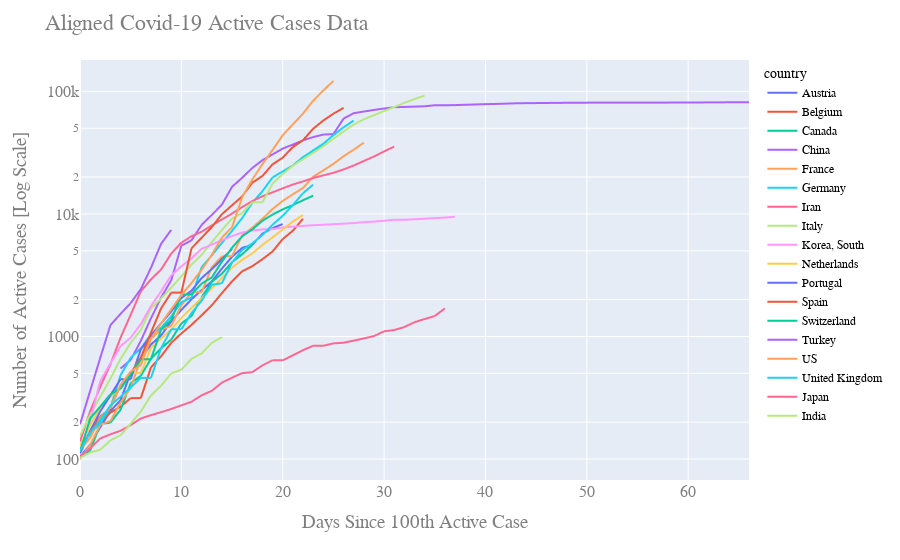

This figure's notebook cell:
### Code cell
figlog = px.line(dfmelt, x=dfmelt.index, y="cases", color='country',log_y=True)
figlog.update_layout(
    title="Aligned Covid-19 Active Cases Data",
    xaxis_title="Days Since 100th Active Case",
    yaxis_title="Number of Active Cases [Log Scale]",
    font=dict(
        family="Courier New, monospace",
        size=16,
        color="#7f7f7f"
    ),
    legend=dict(
        font=dict(
            family="sans-serif",
            size=12,
            color="black"
        )
    )
)
figlog.show()
figlog.write_html("infections_logscal.html")

### Figure 1 — Plotly figure (JSON) as saved in the notebook; plotly's stock layout.template omitted (floating-point values rounded to 4 significant figures)
{"data": [{"hoverlabel": {"namelength": 0}, "hovertemplate": "country=Austria<br>x=%{x}<br>cases=%{y}", "legendgroup": "Austria", "line": {"color": "#636efa", "dash": "solid"}, "mode": "lines", "name": "Austria", "showlegend": true, "type": "scattergl", "x": [0, 1, 2, 3, 4, 5, 6, 7, 8, 9, 10, 11, 12, 13, 14, 15, 16, 17, 18, 19, 20, 21, 22, 23, 24, 25, 26, 27, 28, 29, 30, 31, 32, 33, 34, 35, 36, 37, 38, 39, 40, 41, 42, 43, 44, 45, 46, 47, 48, 49, 50, 51, 52, 53, 54, 55, 56, 57, 58, 59, 60, 61, 62, 63, 64, 65, 66], "xaxis": "x", "y": [104, 131, 182, 246, 302, 504, 655, 860, 1018, 1332, 1646, 2013, 2388, 2814, 3582, 4474, 5283, 5588, 6909, 7657, 8271, null, null, null, null, null, null, null, null, null, null, null, null, null, null, null, null, null, null, null, null, null, null, null, null, null, null, null, null, null, null, null, null, null, null, null, null, null, null, null, null, null, null, null, null, null, null], "yaxis": "y"}, {"hoverlabel": {"namelength": 0}, "hovertemplate": "country=Belgium<br>x=%{x}<br>cases=%{y}", "legendgroup": "Belgium", "line": {"color": "#EF553B", "dash": "solid"}, "mode": "lines", "name": "Belgium", "showlegend": true, "type": "scattergl", "x": [0, 1, 2, 3, 4, 5, 6, 7, 8, 9, 10, 11, 12, 13, 14, 15, 16, 17, 18, 19, 20, 21, 22, 23, 24, 25, 26, 27, 28, 29, 30, 31, 32, 33, 34, 35, 36, 37, 38, 39, 40, 41, 42, 43, 44, 45, 46, 47, 48, 49, 50, 51, 52, 53, 54, 55, 56, 57, 58, 59, 60, 61, 62, 63, 64, 65, 66], "xaxis": "x", "y": [109, 169, 200, 239, 267, 314, 314, 559, 689, 886, 1058, 1243, 1486, 1795, 2257, 2815, 3401, 3743, 4269, 4937, 6235, 7284, 9134, null, null, null, null, null, null, null, null, null, null, null, null, null, null, null, null, null, null, null, null, null, null, null, null, null, null, null, null, null, null, null, null, null, null, null, null, null, null, null, null, null, null, null, null], "yaxis": "y"}, {"hoverlabel": {"namelength": 0}, "hovertemplate": "country=Canada<br>x=%{x}<br>cases=%{y}", "legendgroup": "Canada", "line": {"color": "#00cc96", "dash": "solid"}, "mode": "lines", "name": "Canada", "showlegend": true, "type": "scattergl", "x": [0, 1, 2, 3, 4, 5, 6, 7, 8, 9, 10, 11, 12, 13, 14, 15, 16, 17, 18, 19, 20, 21, 22, 23, 24, 25, 26, 27, 28, 29, 30, 31, 32, 33, 34, 35, 36, 37, 38, 39, 40, 41, 42, 43, 44, 45, 46, 47, 48, 49, 50, 51, 52, 53, 54, 55, 56, 57, 58, 59, 60, 61, 62, 63, 64, 65, 66], "xaxis": "x", "y": [108, 117, 193, 198, 252, 415, 478, 657, 800, 943, 1277, 1469, 2088, 2790, 3251, 4042, 4682, 5576, null, null, null, null, null, null, null, null, null, null, null, null, null, null, null, null, null, null, null, null, null, null, null, null, null, null, null, null, null, null, null, null, null, null, null, null, null, null, null, null, null, null, null, null, null, null, null, null, null], "yaxis": "y"}, {"hoverlabel": {"namelength": 0}, "hovertemplate": "country=China<br>x=%{x}<br>cases=%{y}", "legendgroup": "China", "line": {"color": "#ab63fa", "dash": "solid"}, "mode": "lines", "name": "China", "showlegend": true, "type": "scattergl", "x": [0, 1, 2, 3, 4, 5, 6, 7, 8, 9, 10, 11, 12, 13, 14, 15, 16, 17, 18, 19, 20, 21, 22, 23, 24, 25, 26, 27, 28, 29, 30, 31, 32, 33, 34, 35, 36, 37, 38, 39, 40, 41, 42, 43, 44, 45, 46, 47, 48, 49, 50, 51, 52, 53, 54, 55, 56, 57, 58, 59, 60, 61, 62, 63, 64, 65, 66], "xaxis": "x", "y": [null, null, null, null, 548, 643, 920, 1406, 2075, 2877, 5509, 6087, 8141, 9802, 11891, 16630, 19716, 23707, 27440, 30587, 34110, 36814, 39829, 42354, 44386, 44759, 59895, 66358, 68413, 70513, 72434, 74211, 74619, 75077, 75550, 77001, 77022, 77241, 77754, 78166, 78600, 78928, 79356, 79932, 80136, 80261, 80386, 80537, 80690, 80770, 80823, 80860, 80887, 80921, 80932, 80945, 80977, 81003, 81033, 81058, 81102, 81156, 81250, 81305, 81435, 81498, 81591], "yaxis": "y"}, {"hoverlabel": {"namelength": 0}, "hovertemplate": "country=France<br>x=%{x}<br>cases=%{y}", "legendgroup": "France", "line": {"color": "#FFA15A", "dash": "solid"}, "mode": "lines", "name": "France", "showlegend": true, "type": "scattergl", "x": [0, 1, 2, 3, 4, 5, 6, 7, 8, 9, 10, 11, 12, 13, 14, 15, 16, 17, 18, 19, 20, 21, 22, 23, 24, 25, 26, 27, 28, 29, 30, 31, 32, 33, 34, 35, 36, 37, 38, 39, 40, 41, 42, 43, 44, 45, 46, 47, 48, 49, 50, 51, 52, 53, 54, 55, 56, 57, 58, 59, 60, 61, 62, 63, 64, 65, 66], "xaxis": "x", "y": [100, 130, 191, 204, 288, 380, 656, 959, 1136, 1219, 1794, 2293, 2293, 3681, 4496, 4532, 6683, 7715, 9124, 10970, 12758, 14463, 16243, 20123, 22622, 25600, 29551, 33402, 38105, null, null, null, null, null, null, null, null, null, null, null, null, null, null, null, null, null, null, null, null, null, null, null, null, null, null, null, null, null, null, null, null, null, null, null, null, null, null], "yaxis": "y"}, {"hoverlabel": {"namelength": 0}, "hovertemplate": "country=Germany<br>x=%{x}<br>cases=%{y}", "legendgroup": "Germany", "line": {"color": "#19d3f3", "dash": "solid"}, "mode": "lines", "name": "Germany", "showlegend": true, "type": "scattergl", "x": [0, 1, 2, 3, 4, 5, 6, 7, 8, 9, 10, 11, 12, 13, 14, 15, 16, 17, 18, 19, 20, 21, 22, 23, 24, 25, 26, 27, 28, 29, 30, 31, 32, 33, 34, 35, 36, 37, 38, 39, 40, 41, 42, 43, 44, 45, 46, 47, 48, 49, 50, 51, 52, 53, 54, 55, 56, 57, 58, 59, 60, 61, 62, 63, 64, 65, 66], "xaxis": "x", "y": [130, 159, 196, 262, 482, 670, 799, 1040, 1176, 1457, 1908, 2078, 3675, 4585, 5795, 7272, 9257, 12327, 15320, 19848, 22213, 24873, 29056, 32986, 37323, 43938, 50871, 57695, null, null, null, null, null, null, null, null, null, null, null, null, null, null, null, null, null, null, null, null, null, null, null, null, null, null, null, null, null, null, null, null, null, null, null, null, null, null, null], "yaxis": "y"}, {"hoverlabel": {"namelength": 0}, "hovertemplate": "country=Iran<br>x=%{x}<br>cases=%{y}", "legendgroup": "Iran", "line": {"color": "#FF6692", "dash": "solid"}, "mode": "lines", "name": "Iran", "showlegend": true, "type": "scattergl", "x": [0, 1, 2, 3, 4, 5, 6, 7, 8, 9, 10, 11, 12, 13, 14, 15, 16, 17, 18, 19, 20, 21, 22, 23, 24, 25, 26, 27, 28, 29, 30, 31, 32, 33, 34, 35, 36, 37, 38, 39, 40, 41, 42, 43, 44, 45, 46, 47, 48, 49, 50, 51, 52, 53, 54, 55, 56, 57, 58, 59, 60, 61, 62, 63, 64, 65, 66], "xaxis": "x", "y": [139, 245, 388, 593, 978, 1501, 2336, 2922, 3513, 4747, 5823, 6566, 7161, 8042, 9000, 10075, 11364, 12729, 13938, 14991, 16169, 17361, 18407, 19644, 20610, 21638, 23049, 24811, 27017, 29406, 32332, 35408, null, null, null, null, null, null, null, null, null, null, null, null, null, null, null, null, null, null, null, null, null, null, null, null, null, null, null, null, null, null, null, null, null, null, null], "yaxis": "y"}, {"hoverlabel": {"namelength": 0}, "hovertemplate": "country=Italy<br>x=%{x}<br>cases=%{y}", "legendgroup": "Italy", "line": {"color": "#B6E880", "dash": "solid"}, "mode": "lines", "name": "Italy", "showlegend": true, "type": "scattergl", "x": [0, 1, 2, 3, 4, 5, 6, 7, 8, 9, 10, 11, 12, 13, 14, 15, 16, 17, 18, 19, 20, 21, 22, 23, 24, 25, 26, 27, 28, 29, 30, 31, 32, 33, 34, 35, 36, 37, 38, 39, 40, 41, 42, 43, 44, 45, 46, 47, 48, 49, 50, 51, 52, 53, 54, 55, 56, 57, 58, 59, 60, 61, 62, 63, 64, 65, 66], "xaxis": "x", "y": [155, 229, 322, 453, 655, 888, 1128, 1694, 2036, 2502, 3089, 3858, 4636, 5883, 7375, 9172, 10149, 12462, 12462, 17660, 21157, 24747, 27980, 31506, 35713, 41035, 47021, 53578, 59138, 63927, 69176, 74386, 80589, 86498, 92472, null, null, null, null, null, null, null, null, null, null, null, null, null, null, null, null, null, null, null, null, null, null, null, null, null, null, null, null, null, null, null, null], "yaxis": "y"}, {"hoverlabel": {"namelength": 0}, "hovertemplate": "country=Korea, South<br>x=%{x}<br>cases=%{y}", "legendgroup": "Korea, South", "line": {"color": "#FF97FF", "dash": "solid"}, "mode": "lines", "name": "Korea, South", "showlegend": true, "type": "scattergl", "x": [0, 1, 2, 3, 4, 5, 6, 7, 8, 9, 10, 11, 12, 13, 14, 15, 16, 17, 18, 19, 20, 21, 22, 23, 24, 25, 26, 27, 28, 29, 30, 31, 32, 33, 34, 35, 36, 37, 38, 39, 40, 41, 42, 43, 44, 45, 46, 47, 48, 49, 50, 51, 52, 53, 54, 55, 56, 57, 58, 59, 60, 61, 62, 63, 64, 65, 66], "xaxis": "x", "y": [104, 204, 433, 602, 833, 977, 1261, 1766, 2337, 3150, 3736, 4335, 5186, 5621, 6088, 6593, 7041, 7314, 7478, 7513, 7755, 7869, 7979, 8086, 8162, 8236, 8320, 8413, 8565, 8652, 8799, 8961, 8961, 9037, 9137, 9241, 9332, 9478, null, null, null, null, null, null, null, null, null, null, null, null, null, null, null, null, null, null, null, null, null, null, null, null, null, null, null, null, null], "yaxis": "y"}, {"hoverlabel": {"namelength": 0}, "hovertemplate": "country=Netherlands<br>x=%{x}<br>cases=%{y}", "legendgroup": "Netherlands", "line": {"color": "#FECB52", "dash": "solid"}, "mode": "lines", "name": "Netherlands", "showlegend": true, "type": "scattergl", "x": [0, 1, 2, 3, 4, 5, 6, 7, 8, 9, 10, 11, 12, 13, 14, 15, 16, 17, 18, 19, 20, 21, 22, 23, 24, 25, 26, 27, 28, 29, 30, 31, 32, 33, 34, 35, 36, 37, 38, 39, 40, 41, 42, 43, 44, 45, 46, 47, 48, 49, 50, 51, 52, 53, 54, 55, 56, 57, 58, 59, 60, 61, 62, 63, 64, 65, 66], "xaxis": "x", "y": [128, 188, 265, 321, 382, 503, 503, 806, 962, 1138, 1416, 1711, 2058, 2467, 3003, 3640, 4217, 4764, 5580, 6438, 7468, 8647, 9819, null, null, null, null, null, null, null, null, null, null, null, null, null, null, null, null, null, null, null, null, null, null, null, null, null, null, null, null, null, null, null, null, null, null, null, null, null, null, null, null, null, null, null, null], "yaxis": "y"}, {"hoverlabel": {"namelength": 0}, "hovertemplate": "country=Portugal<br>x=%{x}<br>cases=%{y}", "legendgroup": "Portugal", "line": {"color": "#636efa", "dash": "solid"}, "mode": "lines", "name": "Portugal", "showlegend": true, "type": "scattergl", "x": [0, 1, 2, 3, 4, 5, 6, 7, 8, 9, 10, 11, 12, 13, 14, 15, 16, 17, 18, 19, 20, 21, 22, 23, 24, 25, 26, 27, 28, 29, 30, 31, 32, 33, 34, 35, 36, 37, 38, 39, 40, 41, 42, 43, 44, 45, 46, 47, 48, 49, 50, 51, 52, 53, 54, 55, 56, 57, 58, 59, 60, 61, 62, 63, 64, 65, 66], "xaxis": "x", "y": [112, 169, 245, 331, 448, 448, 785, 1020, 1280, 1600, 2060, 2362, 2995, 3544, 4268, 5170, null, null, null, null, null, null, null, null, null, null, null, null, null, null, null, null, null, null, null, null, null, null, null, null, null, null, null, null, null, null, null, null, null, null, null, null, null, null, null, null, null, null, null, null, null, null, null, null, null, null, null], "yaxis": "y"}, {"hoverlabel": {"namelength": 0}, "hovertemplate": "country=Spain<br>x=%{x}<br>cases=%{y}", "legendgroup": "Spain", "line": {"color": "#EF553B", "dash": "solid"}, "mode": "lines", "name": "Spain", "showlegend": true, "type": "scattergl", "x": [0, 1, 2, 3, 4, 5, 6, 7, 8, 9, 10, 11, 12, 13, 14, 15, 16, 17, 18, 19, 20, 21, 22, 23, 24, 25, 26, 27, 28, 29, 30, 31, 32, 33, 34, 35, 36, 37, 38, 39, 40, 41, 42, 43, 44, 45, 46, 47, 48, 49, 50, 51, 52, 53, 54, 55, 56, 57, 58, 59, 60, 61, 62, 63, 64, 65, 66], "xaxis": "x", "y": [120, 165, 222, 259, 400, 500, 673, 1073, 1695, 2277, 2277, 5232, 6391, 7798, 9942, 11748, 13910, 17963, 20410, 25374, 28768, 35136, 39885, 49515, 57786, 65719, 73235, null, null, null, null, null, null, null, null, null, null, null, null, null, null, null, null, null, null, null, null, null, null, null, null, null, null, null, null, null, null, null, null, null, null, null, null, null, null, null, null], "yaxis": "y"}, {"hoverlabel": {"namelength": 0}, "hovertemplate": "country=Switzerland<br>x=%{x}<br>cases=%{y}", "legendgroup": "Switzerland", "line": {"color": "#00cc96", "dash": "solid"}, "mode": "lines", "name": "Switzerland", "showlegend": true, "type": "scattergl", "x": [0, 1, 2, 3, 4, 5, 6, 7, 8, 9, 10, 11, 12, 13, 14, 15, 16, 17, 18, 19, 20, 21, 22, 23, 24, 25, 26, 27, 28, 29, 30, 31, 32, 33, 34, 35, 36, 37, 38, 39, 40, 41, 42, 43, 44, 45, 46, 47, 48, 49, 50, 51, 52, 53, 54, 55, 56, 57, 58, 59, 60, 61, 62, 63, 64, 65, 66], "xaxis": "x", "y": [114, 214, 268, 337, 374, 491, 652, 652, 1139, 1359, 2200, 2200, 2700, 3028, 4075, 5294, 6575, 7474, 8795, 9877, 10897, 11811, 12928, 14076, null, null, null, null, null, null, null, null, null, null, null, null, null, null, null, null, null, null, null, null, null, null, null, null, null, null, null, null, null, null, null, null, null, null, null, null, null, null, null, null, null, null, null], "yaxis": "y"}, {"hoverlabel": {"namelength": 0}, "hovertemplate": "country=Turkey<br>x=%{x}<br>cases=%{y}", "legendgroup": "Turkey", "line": {"color": "#ab63fa", "dash": "solid"}, "mode": "lines", "name": "Turkey", "showlegend": true, "type": "scattergl", "x": [0, 1, 2, 3, 4, 5, 6, 7, 8, 9, 10, 11, 12, 13, 14, 15, 16, 17, 18, 19, 20, 21, 22, 23, 24, 25, 26, 27, 28, 29, 30, 31, 32, 33, 34, 35, 36, 37, 38, 39, 40, 41, 42, 43, 44, 45, 46, 47, 48, 49, 50, 51, 52, 53, 54, 55, 56, 57, 58, 59, 60, 61, 62, 63, 64, 65, 66], "xaxis": "x", "y": [192, 359, 670, 1236, 1529, 1872, 2433, 3629, 5698, 7402, null, null, null, null, null, null, null, null, null, null, null, null, null, null, null, null, null, null, null, null, null, null, null, null, null, null, null, null, null, null, null, null, null, null, null, null, null, null, null, null, null, null, null, null, null, null, null, null, null, null, null, null, null, null, null, null, null], "yaxis": "y"}, {"hoverlabel": {"namelength": 0}, "hovertemplate": "country=US<br>x=%{x}<br>cases=%{y}", "legendgroup": "US", "line": {"color": "#FFA15A", "dash": "solid"}, "mode": "lines", "name": "US", "showlegend": true, "type": "scattergl", "x": [0, 1, 2, 3, 4, 5, 6, 7, 8, 9, 10, 11, 12, 13, 14, 15, 16, 17, 18, 19, 20, 21, 22, 23, 24, 25, 26, 27, 28, 29, 30, 31, 32, 33, 34, 35, 36, 37, 38, 39, 40, 41, 42, 43, 44, 45, 46, 47, 48, 49, 50, 51, 52, 53, 54, 55, 56, 57, 58, 59, 60, 61, 62, 63, 64, 65, 66], "xaxis": "x", "y": [118, 149, 217, 262, 402, 518, 583, 959, 1281, 1663, 2179, 2727, 3499, 4632, 6421, 7783, 13677, 19100, 25489, 33276, 43847, 53740, 65778, 83836, 101657, 121478, null, null, null, null, null, null, null, null, null, null, null, null, null, null, null, null, null, null, null, null, null, null, null, null, null, null, null, null, null, null, null, null, null, null, null, null, null, null, null, null, null], "yaxis": "y"}, {"hoverlabel": {"namelength": 0}, "hovertemplate": "country=United Kingdom<br>x=%{x}<br>cases=%{y}", "legendgroup": "United Kingdom", "line": {"color": "#19d3f3", "dash": "solid"}, "mode": "lines", "name": "United Kingdom", "showlegend": true, "type": "scattergl", "x": [0, 1, 2, 3, 4, 5, 6, 7, 8, 9, 10, 11, 12, 13, 14, 15, 16, 17, 18, 19, 20, 21, 22, 23, 24, 25, 26, 27, 28, 29, 30, 31, 32, 33, 34, 35, 36, 37, 38, 39, 40, 41, 42, 43, 44, 45, 46, 47, 48, 49, 50, 51, 52, 53, 54, 55, 56, 57, 58, 59, 60, 61, 62, 63, 64, 65, 66], "xaxis": "x", "y": [116, 164, 207, 274, 322, 384, 459, 459, 802, 1144, 1145, 1551, 1960, 2642, 2716, 4014, 5067, 5745, 6726, 8164, 9640, 11812, 14745, 17312, null, null, null, null, null, null, null, null, null, null, null, null, null, null, null, null, null, null, null, null, null, null, null, null, null, null, null, null, null, null, null, null, null, null, null, null, null, null, null, null, null, null, null], "yaxis": "y"}, {"hoverlabel": {"namelength": 0}, "hovertemplate": "country=Japan<br>x=%{x}<br>cases=%{y}", "legendgroup": "Japan", "line": {"color": "#FF6692", "dash": "solid"}, "mode": "lines", "name": "Japan", "showlegend": true, "type": "scattergl", "x": [0, 1, 2, 3, 4, 5, 6, 7, 8, 9, 10, 11, 12, 13, 14, 15, 16, 17, 18, 19, 20, 21, 22, 23, 24, 25, 26, 27, 28, 29, 30, 31, 32, 33, 34, 35, 36, 37, 38, 39, 40, 41, 42, 43, 44, 45, 46, 47, 48, 49, 50, 51, 52, 53, 54, 55, 56, 57, 58, 59, 60, 61, 62, 63, 64, 65, 66], "xaxis": "x", "y": [105, 122, 147, 159, 170, 189, 214, 228, 241, 256, 274, 293, 331, 360, 420, 461, 502, 511, 581, 639, 639, 701, 773, 839, 839, 878, 889, 924, 963, 1007, 1101, 1128, 1193, 1307, 1387, 1468, 1693, null, null, null, null, null, null, null, null, null, null, null, null, null, null, null, null, null, null, null, null, null, null, null, null, null, null, null, null, null, null], "yaxis": "y"}, {"hoverlabel": {"namelength": 0}, "hovertemplate": "country=India<br>x=%{x}<br>cases=%{y}", "legendgroup": "India", "line": {"color": "#B6E880", "dash": "solid"}, "mode": "lines", "name": "India", "showlegend": true, "type": "scattergl", "x": [0, 1, 2, 3, 4, 5, 6, 7, 8, 9, 10, 11, 12, 13, 14, 15, 16, 17, 18, 19, 20, 21, 22, 23, 24, 25, 26, 27, 28, 29, 30, 31, 32, 33, 34, 35, 36, 37, 38, 39, 40, 41, 42, 43, 44, 45, 46, 47, 48, 49, 50, 51, 52, 53, 54, 55, 56, 57, 58, 59, 60, 61, 62, 63, 64, 65, 66], "xaxis": "x", "y": [102, 113, 119, 142, 156, 194, 244, 330, 396, 499, 536, 657, 727, 887, 987, null, null, null, null, null, null, null, null, null, null, null, null, null, null, null, null, null, null, null, null, null, null, null, null, null, null, null, null, null, null, null, null, null, null, null, null, null, null, null, null, null, null, null, null, null, null, null, null, null, null, null, null], "yaxis": "y"}], "layout": {"font": {"color": "#7f7f7f", "family": "Courier New, monospace", "size": 16}, "legend": {"font": {"color": "black", "family": "sans-serif", "size": 12}, "title": {"text": "country"}, "tracegroupgap": 0}, "margin": {"t": 60}, "title": {"text": "Aligned Covid-19 Active Cases Data"}, "xaxis": {"anchor": "y", "domain": [0, 1], "title": {"text": "Days Since 100th Active Case"}}, "yaxis": {"anchor": "x", "domain": [0, 1], "title": {"text": "Number of Active Cases [Log Scale]"}, "type": "log"}}}
